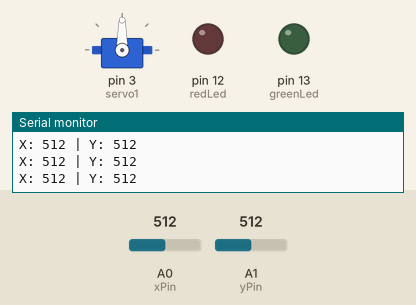
Recording of a sketch running on a simulated Arduino Mega 2560, built with avr-gcc and run on an emulated ATmega2560. Shown: servo, output pins drawn as LEDs (lit = HIGH), the last lines printed to the serial monitor. The inputs (shaded band) are chosen by the test bench; at power-on: A0 (xPin) = 512, A1 (yPin) = 512.

Above: at 1.2 s.
1.3 s: A0 (xPin) set to 109
At 1.7 s:
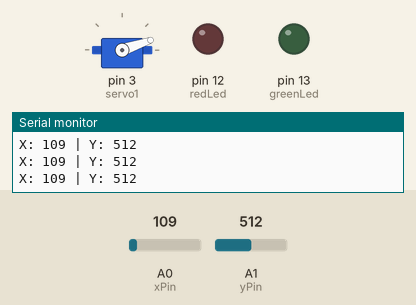
2.8 s: A0 (xPin) set to 89
At 4.0 s:
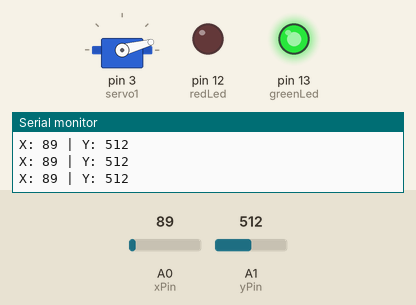
4.3 s: A0 (xPin) set to 122
At 5.2 s:
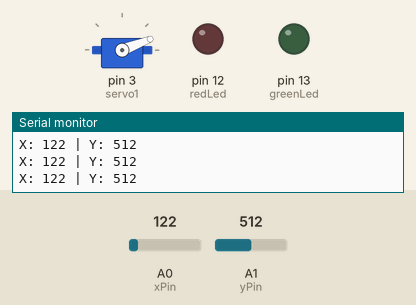
5.8 s: A0 (xPin) set to 306
At 6.4 s:
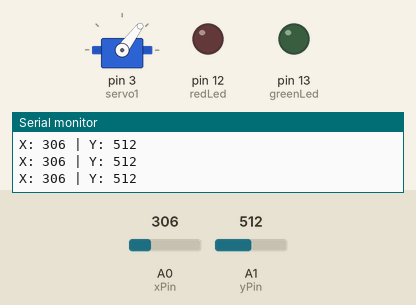
7.3 s: A0 (xPin) set to 992
At 8.2 s:
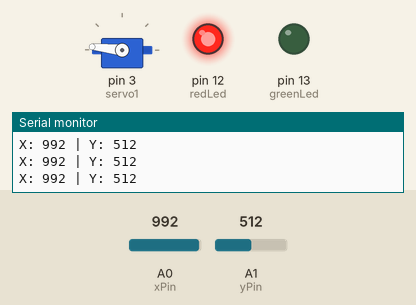
8.8 s: A0 (xPin) set to 1017
At 9.5 s:
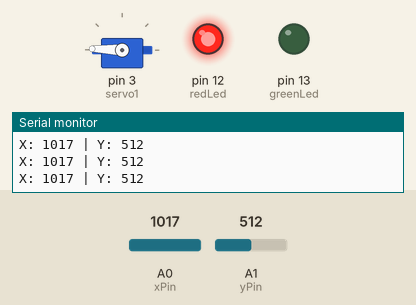
Timing chart, 0 to 11.8 s (numbered marks = the images above; inputs shaded):
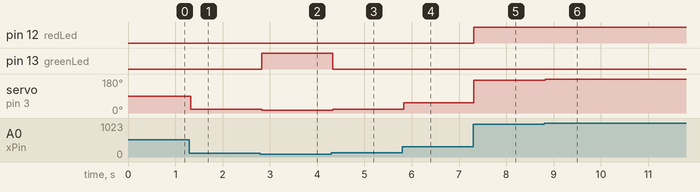

The sketch:

Joystick.ino
```cpp
// mega 2056
#include <Servo.h>
const int xPin = A0; // Pin connected to the X output
const int yPin = A1; // Pin connected to the Y output

const int servo1 = 3; // Pin connected to the servo

const int greenLed = 13; // Pin connected to the green LED
const int redLed = 12;   // Pin connected to the red LED

Servo myservo; // Create servo object to control a servo

void setup()
{
  Serial.begin(9600);

  pinMode(xPin, INPUT);
  pinMode(yPin, INPUT);
  pinMode(greenLed, OUTPUT);
  pinMode(redLed, OUTPUT);

  myservo.attach(servo1); // attaches the servo on pin 9 to the servo object
}

void loop()
{
  int XValue = analogRead(xPin);
  int YValue = analogRead(yPin);

  Serial.print("X: ");
  Serial.print(XValue);
  Serial.print(" | Y: ");
  Serial.print(YValue);
  int servo1Value = map(XValue, 0, 1023, 0, 180); // Map the X value to a range of 0-180

  myservo.write(servo1Value); // Set the servo position

  if (XValue < 100)
  {
    digitalWrite(greenLed, HIGH);
    digitalWrite(redLed, LOW);
  }
  else if (XValue > 900)
  {
    digitalWrite(greenLed, LOW);
    digitalWrite(redLed, HIGH);
  }
  else
  {
    digitalWrite(greenLed, LOW);
    digitalWrite(redLed, LOW);
  }

  Serial.println();
}
```

Measured:
- the behaviour switches between 100 and 99 on A0 (xPin) (found by bisection; images 1 and 2)
- after the input at 1.3 s, servo on pin 3 (servo1): 90° → 19° at once
- after the input at 2.8 s, pin 13 (greenLed): LOW → HIGH at once; servo on pin 3 (servo1): 19° → 15° at once
- after the input at 4.3 s, pin 13 (greenLed): HIGH → LOW at once; servo on pin 3 (servo1): 15° → 21° at once
- after the input at 5.8 s, servo on pin 3 (servo1): 21° → 53° at once
- after the input at 7.3 s, pin 12 (redLed): LOW → HIGH at once; servo on pin 3 (servo1): 53° → 174° at once
- after the input at 8.8 s, servo on pin 3 (servo1): 174° → 178° at once
